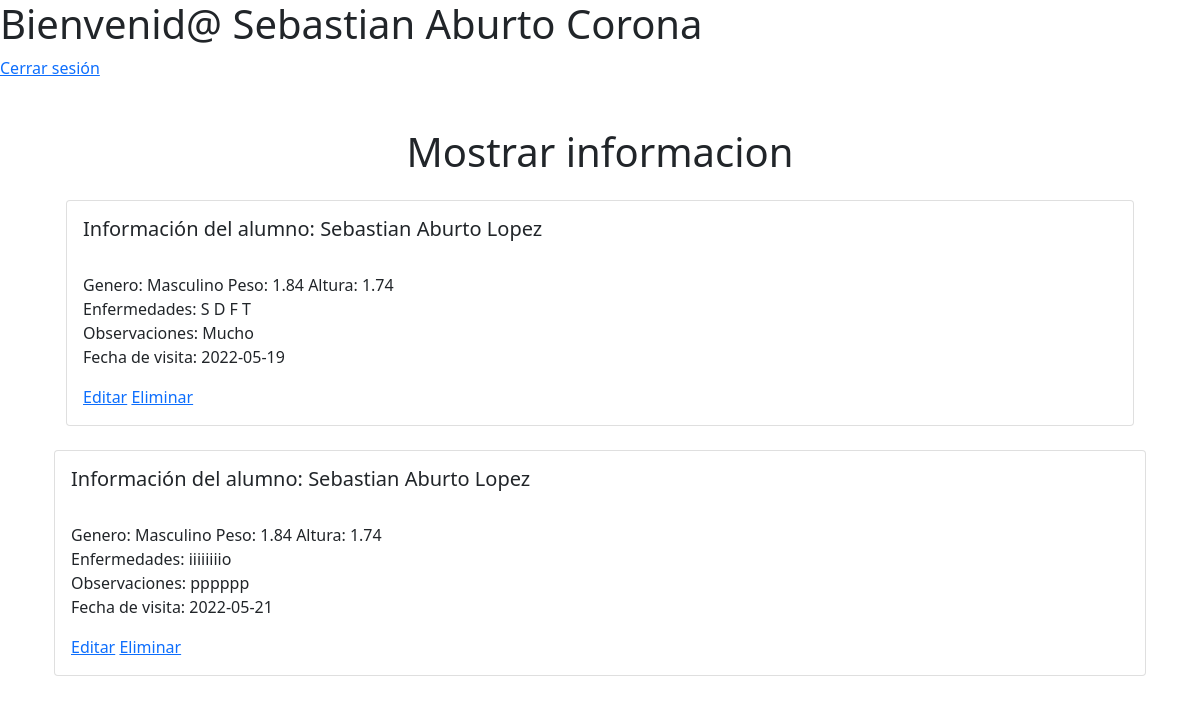
Page /enfermero/verinformacion.php?valor=19307061 (signed in) on the committed database.
### tables this page shows
CREATE TABLE `alumnos` (
  `matricula_alu` varchar(10) NOT NULL,
  `nombre` varchar(50) NOT NULL,
  `apellido_P` varchar(30) NOT NULL,
  `apellido_M` varchar(30) NOT NULL,
  `genero` varchar(20) NOT NULL,
  `inicio_escolar` date NOT NULL,
  `sección` varchar(40) NOT NULL,
  `grado` varchar(3) NOT NULL,
  PRIMARY KEY (`matricula_alu`)
);

CREATE TABLE `datos_enfermeria` (
  `id_datos` int(11) NOT NULL AUTO_INCREMENT,
  `id` int(11) NOT NULL,
  `peso` float NOT NULL,
  `altura` float NOT NULL,
  `enfermedades` varchar(200) NOT NULL,
  `observaciones` varchar(10000) NOT NULL,
  `fecha` date DEFAULT NULL,
  PRIMARY KEY (`id_datos`),
  KEY `id` (`id`),
  CONSTRAINT `datos_enfermeria_ibfk_1` FOREIGN KEY (`id`) REFERENCES `vinculacion_enalu` (`id`) ON DELETE CASCADE ON UPDATE CASCADE
);

### enfermero/verinformacion.php (the view, shortened to what this page needs)
<?php
    $nombre = $_SESSION['nombre'];
?>
<?php
require '../conexion.php';
$matricula_alu = $_GET['valor'];
$query = "SELECT * FROM alumnos INNER JOIN vinculacion_enalu ON alumnos.matricula_alu = vinculacion_enalu.matricula_alu INNER JOIN enfermero ON enfermero.id_enfermero = vinculacion_enalu.id_enfermero INNER JOIN datos_enfermeria ON vinculacion_enalu.id = datos_enfermeria.id WHERE alumnos.matricula_alu = '$matricula_alu'";
$result = mysqli_query($conexion, $query);
?>
<html lang="en">
  <head>
    <link href="https://cdn.jsdelivr.net/npm/bootstrap@5.1.3/dist/css/bootstrap.min.css" rel="stylesheet">
  </head>
  <body>
    <div>
    <h1><?php echo 'Bienvenid@ '.$nombre; ?></h1>
    <a href="salir.php">Cerrar sesión</a>
    </div>
    <div class="container mt-5">
      <div class="row">
        <div class="col-md-12">
          <h1 class="text-center">Mostrar informacion</h1>
          <?php
            while ($registro = mysqli_fetch_array($result)) {
              $nombrecompletoalu = $registro['nombre'] . ' ' . $registro['apellido_P'] . ' ' . $registro['apellido_M'];
          ?>
          <div class="container mt-4">
          <div class="card">
            <div class="card-body">
              <h5 class="card-title">Información del alumno: <?php echo $nombrecompletoalu; ?></h5><br>
              <p>Genero: <?php echo $registro['genero']; ?> Peso: <?php echo $registro['peso']; ?> Altura: <?php echo $registro['altura']; ?> <br> Enfermedades: <?php echo $registro['enfermedades']; ?> <br> Observaciones: <?php echo $registro['observaciones']; ?><br> Fecha de visita: <?php echo $registro['fecha']; ?> </p>
              <div>
                <a href="editardatos.php?valor=<?php echo $registro['id_datos'];?>">Editar</a>
                <a href="eliminardatosenfer.php?valor=<?php echo $registro['id_datos'];?>">Eliminar</a>
              </div>
            </div>
          </div>
          </div>
        </div>
      </div>
      <?php
        }?>
  </body>
</html>

### rows in the picture
alumnos: nombrecompletoalu "Sebastian Aburto Lopez", genero "Masculino", datos_enfermeria.peso "1.84", datos_enfermeria.altura "1.74", datos_enfermeria.enfermedades "S D F T", datos_enfermeria.observaciones "Mucho", datos_enfermeria.fecha "2022-05-19", datos_enfermeria.enfermedades "iiiiiiiio", datos_enfermeria.observaciones "pppppp", datos_enfermeria.fecha "2022-05-21"
